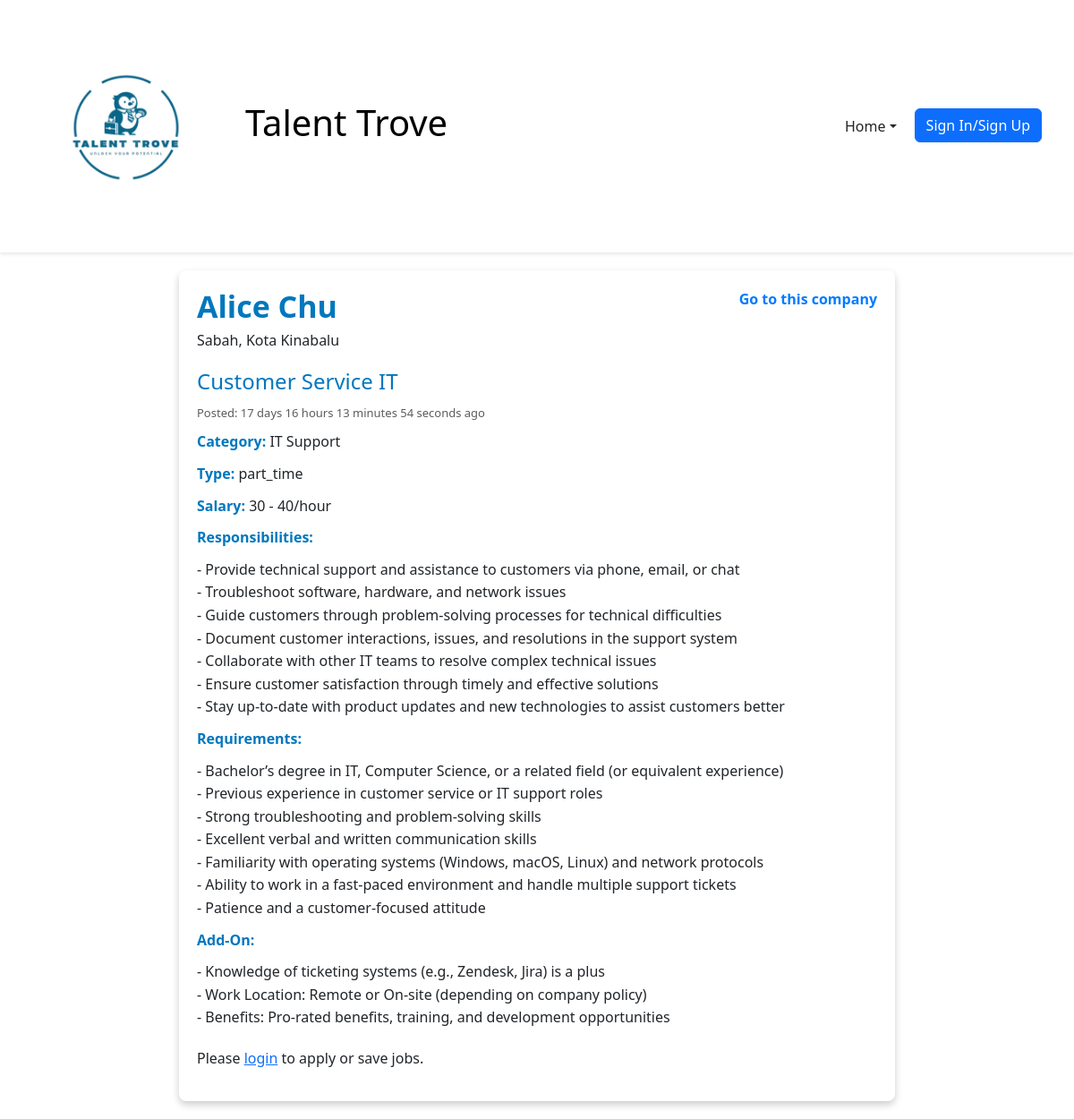
The page /job_info.php?job_id=1 on the database its author committed.
### tables this page shows
CREATE TABLE `job_listing` (
  `L_ID` int(11) NOT NULL,
  `E_ID` int(11) NOT NULL,
  `C_ID` int(11) NOT NULL,
  `Job_Name` varchar(100) NOT NULL,
  `Job_Type` text DEFAULT NULL,
  `Salary` text DEFAULT NULL,
  `Job_Responsibilities` text DEFAULT NULL,
  `Requirement` text DEFAULT NULL,
  `Add_On` text DEFAULT NULL,
  `status` enum('available','unavailable') NOT NULL DEFAULT 'available',
  `Created_at` timestamp NOT NULL DEFAULT current_timestamp(),
  `view_count` int(11) DEFAULT 0
);

CREATE TABLE `employer` (
  `E_ID` int(11) NOT NULL,
  `E_Name` varchar(100) NOT NULL,
  `E_Email` varchar(256) NOT NULL,
  `E_PhoneNo` varchar(11) DEFAULT NULL,
  `About_Company` text DEFAULT NULL,
  `Location` varchar(256) NOT NULL,
  `E_profile_image` varchar(255) DEFAULT NULL
);

CREATE TABLE `category` (
  `C_ID` int(11) NOT NULL,
  `C_Name` varchar(100) NOT NULL
);

### job_info.php (the view, shortened to what this page needs)
<?php
function getDatabaseConnection() {
    $conn = new mysqli('localhost', 'root', '', 'job_portal');
    return $conn;
}
$conn = getDatabaseConnection();
$is_logged_in = isset($_SESSION['user_id']);
$job_id = intval($_GET['job_id']);
$query = "SELECT employer.E_Name, employer.E_ID, employer.Location,
                 job_listing.Job_Name, job_listing.Job_Type, job_listing.Salary,
                 job_listing.Job_Responsibilities, job_listing.Requirement, job_listing.Add_On,
                 job_listing.Created_at, category.C_Name
          FROM job_listing
          JOIN employer ON job_listing.E_ID = employer.E_ID
          JOIN category ON job_listing.C_ID = category.C_ID
          WHERE job_listing.L_ID = ?";
$stmt = $conn->prepare($query);
$stmt->bind_param('i', $job_id);
$stmt->execute();
$result = $stmt->get_result();
if ($result->num_rows > 0) {
    $job = $result->fetch_assoc();
} else {
    echo "Job not found.";
    exit;
}
?>
<!DOCTYPE html>
<html lang="en">
<head>
    <link rel="stylesheet" href="job_info.css">
    <link href="https://cdn.jsdelivr.net/npm/bootstrap@5.3.3/dist/css/bootstrap.min.css" rel="stylesheet">
</head>
<body>
    <header class="d-flex align-items-center justify-content-between p-3">
        <div class="d-flex align-items-center">
            <img src="TT_logo.png" alt="Talent Trove Logo" class="logo me-2">
            <a class="site-name" href="index.php"><h1>Talent Trove</h1></a>
        </div>
        <nav class="d-flex justify-content-end">
            <ul class="navbar-nav">
                <li class="nav-item dropdown">
                    <a class="nav-link dropdown-toggle" href="#" role="button" data-bs-toggle="dropdown" aria-expanded="false">Home</a>
                </li>
            </ul>
            <ul class="d-flex">
                <li class="nav-item">
                    <a href="login.php" class="btn btn-primary" id="loginButton">Sign In/Sign Up</a>
                </li>
            </ul>
        </nav>
    </header>
    <div class="job-info-container">
        <div class="employer-info">
            <div class="employer-header">
                <h2 class="employer-name"><?php echo $job['E_Name']; ?></h2>
                <a href="employer.php?e_id=<?php echo $job['E_ID']; ?>" class="view-employer">Go to this company</a>
            </div>
            <p class="employer-location"></p><?php echo $job['Location']; ?></p>
        </div>
            <?php
            $createdAt = new DateTime($job['Created_at']);
            $now = new DateTime();
            $interval = $now->diff($createdAt);
            $timeDiff = '';
            if ($interval->d > 0) {
                $timeDiff .= $interval->d . ' day' . ($interval->d > 1 ? 's' : '') . ' ';
            }
            if ($interval->h > 0) {
                $timeDiff .= $interval->h . ' hour' . ($interval->h > 1 ? 's' : '') . ' ';
            }
            if ($interval->i > 0) {
                $timeDiff .= $interval->i . ' minute' . ($interval->i > 1 ? 's' : '') . ' ';
            }
            if ($interval->s > 0) {
                $timeDiff .= $interval->s . ' second' . ($interval->s > 1 ? 's' : '') . ' ';
            }
            $timeDiff = trim($timeDiff) ?: 'just now';
            ?>
            <div class="job-details">
    <h1><?php echo $job['Job_Name']; ?></h1>
    <p class="text-muted" style="font-size: small;">Posted: <?php echo $timeDiff; ?> ago</p>
    <p><strong>Category:</strong> <?php echo $job['C_Name']; ?></p>
    <p><strong>Type:</strong> <?php echo $job['Job_Type']; ?></p>
    <p><strong>Salary:</strong> <?php echo $job['Salary']; ?></p>
    <p><strong>Responsibilities:</strong></p>
    <p><?php echo nl2br($job['Job_Responsibilities']); ?></p>
    <p><strong>Requirements:</strong></p>
    <p><?php echo nl2br($job['Requirement']); ?></p>
    <p><strong>Add-On:</strong></p>
    <p><?php echo nl2br($job['Add_On']); ?></p>
</div>
            <div class="job-actions">
                <?php if ($is_logged_in): ?>
                    <form action="save_job.php" method="POST" onsubmit="return confirm('Do you want to save this job?');">
                        <input type="hidden" name="job_id" value="<?php echo $job_id; ?>">
                        <button type="submit" id="saveJobButton" class="btn btn-save-job">Save Job</button>
                    </form>
                    <form action="apply.php" method="POST" onsubmit="return confirm('Do you want to apply for this job?');">
                    <input type="hidden" name="job_id" value="<?php echo $job_id; ?>">
                    <button type="submit" id="apply-btn" class="btn btn-primary">Quick Apply</button>
                    </form>
                <?php else: ?>
                    <p>Please <a href="login.php">login</a> to apply or save jobs.</p>
                <?php endif; ?>
            </div>
        </div>
</body>
</html>

### job_info.css (style rules this page uses)
body { font-family: Arial, sans-serif; margin: 0; padding: 0; }
header { background-color: #fff; box-shadow: 0 2px 4px rgba(0, 0, 0, 0.1); display: flex; justify-content: space-between; align-items: center; padding: 1rem 5%; }
.logo { width: 250px; height: auto; }
.site-name { text-decoration: none; color: black; }
nav { flex-grow: 1; display: flex; justify-content: center; }
nav ul { list-style-type: none; display: flex; margin: 0; padding: 0; }
nav ul li { margin-right: 20px; }
nav ul li a { text-decoration: none; color: #333; }
.dropdown-toggle { display: flex; align-items: center; background-color: transparent; border: none; cursor: pointer; }
.dropdown { position: relative; display: inline-block; }
.employer-info { margin-bottom: 20px; position: relative; }
.employer-header { display: flex; justify-content: space-between; align-items: flex-start; }
.employer-name { font-size: 34px; color: #0077be; margin: 0; font-weight: bold; }
.view-employer { color: #007bff; font-weight: bold; text-decoration: none; position: absolute; top: 0; right: 0; }
.job-info-container { background-color: #ffffff; margin: 20px auto; padding: 20px; max-width: 800px; border-radius: 8px; box-shadow: 0 4px 8px rgba(0, 0, 0, 0.2); }
.job-details { margin-bottom: 20px; }
.job-details h1 { font-size: 24px; color: #0077be; margin-bottom: 10px; }
.text-muted { font-size: 14px; color: #666; }
.job-details p { line-height: 1.6; margin-bottom: 10px; font-size: 16px; }
.job-details strong { color: #0077be; font-weight: bold; }
.job-actions { display: flex; flex-direction: column; gap: 10px; margin-top: 20px; }
a { color: #0077be; }

### rows shown on the page
job_listing: E_ID.E_Name "Alice Chu", E_ID.Location "Sabah, Kota Kinabalu", Job_Name "Customer Service IT", Created_at "17 days 16 hours 13 minutes 54 seconds", C_ID.C_Name "IT Support", Job_Type "part_time", Salary "30 - 40/hour", Job_Responsibilities "- Provide technical support and assistance to customers via phone, email, or chat - Troubleshoot software, hardware, and network issues - Guide customers through problem-solving processes for technical difficulties - Document customer interactions, issues, and resolutions in the support system - Collaborate with other IT teams to resolve complex technical issues - Ensure customer satisfaction through timely and effective solutions - Stay up-to-date with product updates and new technologies to assist customers better", Requirement "- Bachelor’s degree in IT, Computer Science, or a related field (or equivalent experience) - Previous experience in customer service or IT support roles - Strong troubleshooting and problem-solving skills - Excellent verbal and written communication skills - Familiarity with operating systems (Windows, macOS, Linux) and network protocols - Ability to work in a fast-paced environment and handle multiple support tickets - Patience and a customer-focused attitude", Add_On "- Knowledge of ticketing systems (e.g., Zendesk, Jira) is a plus - Work Location: Remote or On-site (depending on company policy) - Benefits: Pro-rated benefits, training, and development opportunities"
